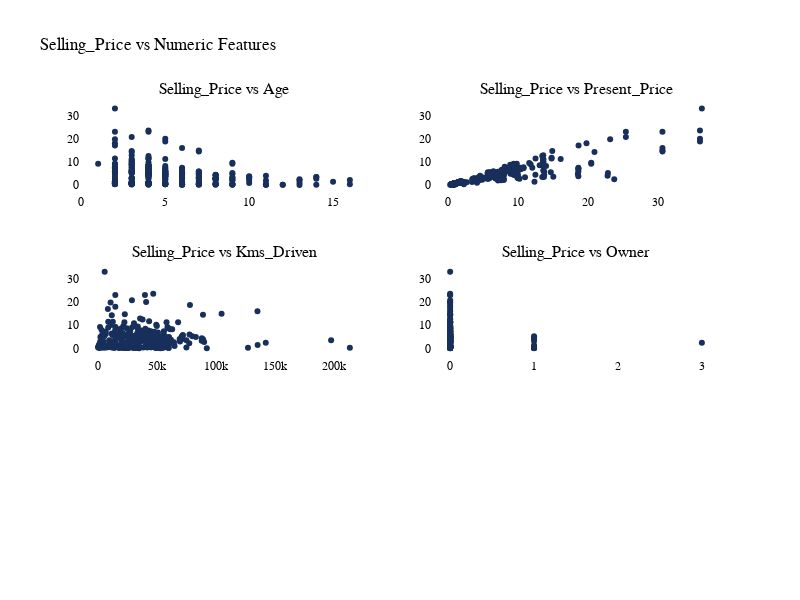

This figure's notebook cell:
### Markdown cell above
**All columns are Right-Skewed, meaning most values are smaller or medium, with a few large ones pulling the distribution to the right. This makes the mean larger than the median, so the values aren’t evenly spread around the mean.**

### Code cell
def compare_target_with_numerics(df, target_col):
    numeric_col = df.select_dtypes(include=['int64', 'float64']).columns
    num_cols = len(numeric_col)
    
    numeric_col = [col for col in numeric_col if col != target_col]
    
    rows = (num_cols // 2) + (num_cols % 2)
    subplot_titles = [f"{target_col} vs {col}" for col in numeric_col]
    fig = sp.make_subplots(rows=rows, cols=2, subplot_titles=subplot_titles)
    
    color = '#172f5a'
    
    for i, col in enumerate(numeric_col):
        row_pos = (i // 2) + 1
        col_pos = (i % 2) + 1
        scatter_fig = px.scatter(df, x=col, y=target_col, color_discrete_sequence=[color])
        trace = scatter_fig.data[0]
        fig.add_trace(trace, row=row_pos, col=col_pos)
        
    fig.update_layout(
        width=800,
        height=600,
        title_text=f'{target_col} vs Numeric Features',
        plot_bgcolor='rgba(0,0,0,0)',
        showlegend=False,
        font=dict(family='Arial', size=12, color='black')
    )
    
    fig.show()
    
compare_target_with_numerics(cars_df, target_col)

### Figure 1 — Plotly figure (JSON) as saved in the notebook; plotly's stock layout.template omitted (floating-point values rounded to 4 significant figures; data arrays with more than 128 entries replaced by an {"elided": "..."} marker saying what was removed)
{"data": [{"hovertemplate": "Age=%{x}<br>Selling_Price=%{y}<extra></extra>", "legendgroup": "", "marker": {"color": "#172f5a", "symbol": "circle"}, "mode": "markers", "name": "", "orientation": "v", "showlegend": false, "type": "scatter", "x": {"elided": "297 int values"}, "xaxis": "x", "y": {"elided": "297 float values"}, "yaxis": "y"}, {"hovertemplate": "Present_Price=%{x}<br>Selling_Price=%{y}<extra></extra>", "legendgroup": "", "marker": {"color": "#172f5a", "symbol": "circle"}, "mode": "markers", "name": "", "orientation": "v", "showlegend": false, "type": "scatter", "x": {"elided": "297 float values"}, "xaxis": "x2", "y": {"elided": "297 float values"}, "yaxis": "y2"}, {"hovertemplate": "Kms_Driven=%{x}<br>Selling_Price=%{y}<extra></extra>", "legendgroup": "", "marker": {"color": "#172f5a", "symbol": "circle"}, "mode": "markers", "name": "", "orientation": "v", "showlegend": false, "type": "scatter", "x": {"elided": "297 int values"}, "xaxis": "x3", "y": {"elided": "297 float values"}, "yaxis": "y3"}, {"hovertemplate": "Owner=%{x}<br>Selling_Price=%{y}<extra></extra>", "legendgroup": "", "marker": {"color": "#172f5a", "symbol": "circle"}, "mode": "markers", "name": "", "orientation": "v", "showlegend": false, "type": "scatter", "x": {"elided": "297 int values"}, "xaxis": "x4", "y": {"elided": "297 float values"}, "yaxis": "y4"}], "layout": {"annotations": [{"font": {"size": 16}, "showarrow": false, "text": "Selling_Price vs Age", "x": 0.225, "xanchor": "center", "xref": "paper", "y": 1, "yanchor": "bottom", "yref": "paper"}, {"font": {"size": 16}, "showarrow": false, "text": "Selling_Price vs Present_Price", "x": 0.775, "xanchor": "center", "xref": "paper", "y": 1, "yanchor": "bottom", "yref": "paper"}, {"font": {"size": 16}, "showarrow": false, "text": "Selling_Price vs Kms_Driven", "x": 0.225, "xanchor": "center", "xref": "paper", "y": 0.6111, "yanchor": "bottom", "yref": "paper"}, {"font": {"size": 16}, "showarrow": false, "text": "Selling_Price vs Owner", "x": 0.775, "xanchor": "center", "xref": "paper", "y": 0.6111, "yanchor": "bottom", "yref": "paper"}], "font": {"color": "black", "family": "Arial", "size": 12}, "height": 600, "plot_bgcolor": "rgba(0,0,0,0)", "showlegend": false, "title": {"text": "Selling_Price vs Numeric Features"}, "width": 800, "xaxis": {"anchor": "y", "domain": [0, 0.45]}, "xaxis2": {"anchor": "y2", "domain": [0.55, 1]}, "xaxis3": {"anchor": "y3", "domain": [0, 0.45]}, "xaxis4": {"anchor": "y4", "domain": [0.55, 1]}, "xaxis5": {"anchor": "y5", "domain": [0, 0.45]}, "xaxis6": {"anchor": "y6", "domain": [0.55, 1]}, "yaxis": {"anchor": "x", "domain": [0.7778, 1]}, "yaxis2": {"anchor": "x2", "domain": [0.7778, 1]}, "yaxis3": {"anchor": "x3", "domain": [0.3889, 0.6111]}, "yaxis4": {"anchor": "x4", "domain": [0.3889, 0.6111]}, "yaxis5": {"anchor": "x5", "domain": [0, 0.2222]}, "yaxis6": {"anchor": "x6", "domain": [0, 0.2222]}}}
